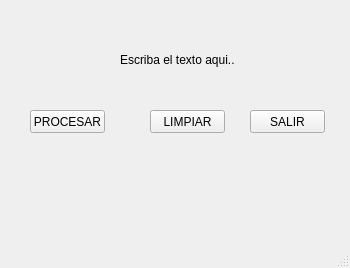
<?xml version="1.0" encoding="UTF-8"?>
<ui version="4.0">
 <class>MainWindow</class>
 <widget class="QMainWindow" name="MainWindow">
  <property name="geometry">
   <rect>
    <x>0</x>
    <y>0</y>
    <width>350</width>
    <height>268</height>
   </rect>
  </property>
  <property name="windowTitle">
   <string>MainWindow</string>
  </property>
  <widget class="QWidget" name="centralwidget">
   <widget class="QPushButton" name="pushButton">
    <property name="geometry">
     <rect>
      <x>30</x>
      <y>110</y>
      <width>75</width>
      <height>23</height>
     </rect>
    </property>
    <property name="text">
     <string>PROCESAR</string>
    </property>
   </widget>
   <widget class="QPushButton" name="pushButton_2">
    <property name="geometry">
     <rect>
      <x>150</x>
      <y>110</y>
      <width>75</width>
      <height>23</height>
     </rect>
    </property>
    <property name="text">
     <string>LIMPIAR</string>
    </property>
   </widget>
   <widget class="QPushButton" name="pushButton_3">
    <property name="geometry">
     <rect>
      <x>250</x>
      <y>110</y>
      <width>75</width>
      <height>23</height>
     </rect>
    </property>
    <property name="text">
     <string>SALIR</string>
    </property>
   </widget>
   <widget class="QLabel" name="label">
    <property name="geometry">
     <rect>
      <x>120</x>
      <y>50</y>
      <width>121</width>
      <height>20</height>
     </rect>
    </property>
    <property name="text">
     <string>Escriba el texto aqui..</string>
    </property>
   </widget>
  </widget>
  <widget class="QMenuBar" name="menubar">
   <property name="geometry">
    <rect>
     <x>0</x>
     <y>0</y>
     <width>350</width>
     <height>21</height>
    </rect>
   </property>
  </widget>
  <widget class="QStatusBar" name="statusbar"/>
 </widget>
 <resources/>
 <connections/>
</ui>
